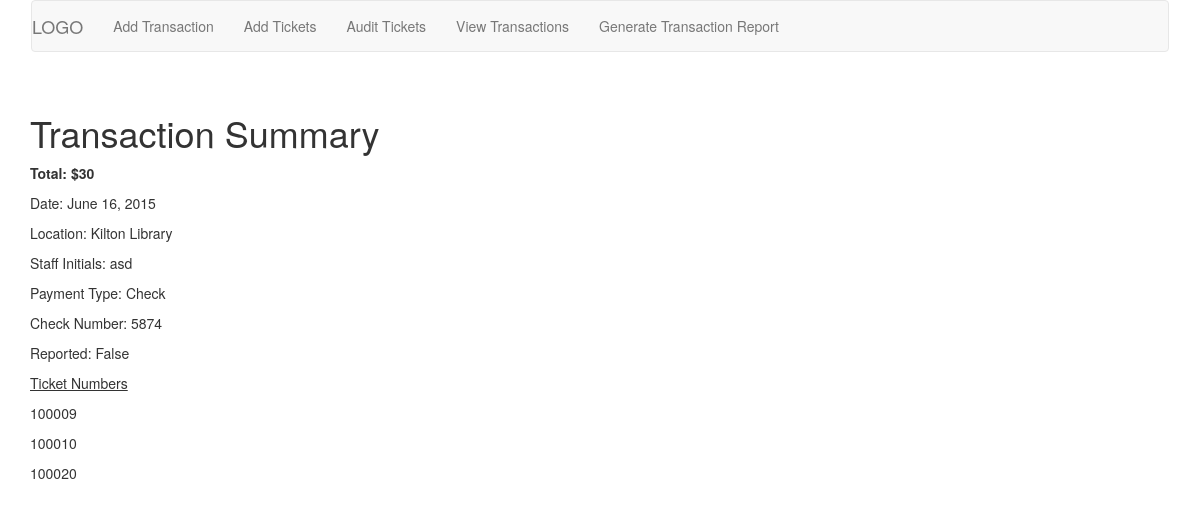
Page /transactions/detail/15/ on the committed database.
### ticket_app/models.py (models this page shows, shortened)
class Transactions(models.Model):
    class Meta:
        verbose_name_plural = "Transactions"
    date = models.DateField(auto_now_add=True)
    location = models.ForeignKey(Locations)
    payment_type = models.ForeignKey(PaymentTypes)
    check_number = models.PositiveIntegerField(null=True, blank=True)
    reported = models.BooleanField(default=False)
    staff_initials = models.CharField(max_length=4)
    def total(self):
        tickets = Tickets_Transactions.objects.filter(transactions=self.id).count()
        total = tickets * 10
        return total
    date_reported = models.DateField(blank=True, null=True)

class Locations(models.Model):
    class Meta:
        verbose_name_plural = "Locations"
    name = models.CharField(max_length=255, unique=True)
    def __unicode__(self):
        return self.name

class PaymentTypes(models.Model):
    class Meta:
        verbose_name_plural = "Payment Types"
    type = models.CharField(max_length=255, unique=True)
    def __unicode__(self):
        return self.type

class Tickets_Transactions(models.Model):
    class Meta:
        verbose_name_plural = "Tickets and Transactions"
    ticket = models.OneToOneField(Tickets, unique=True)
    transactions = models.ForeignKey(Transactions)

class Tickets(models.Model):
    class Meta:
        verbose_name_plural = "Tickets"
    ticket_number = models.PositiveIntegerField(unique=True)
    date_entered = models.DateField(auto_now_add=True)
    sold = models.BooleanField(default=False)
    date_sold = models.DateField(blank=True, null=True)
    location = models.ForeignKey(Locations)
    def __unicode__(self):
        return str(self.ticket_number)

### ticket_app/views.py (the view)
# urls.py: url(r'^detail/(?P<pk>\d+)/?$', views.TransactionDetail.as_view(), name="Transaction Detail"),
class TransactionDetail(generic.DetailView):
    model = Transactions
    context_object_name = "transaction"
    template_name = "ticket_app/transaction_detail.html"
    def get_context_data(self, **kwargs):
        context = super(TransactionDetail, self).get_context_data(**kwargs)
        context['transaction_tickets'] = Tickets_Transactions.objects.filter(transactions = context['transaction'].id)
        return context

### ticket_app/templates/ticket_app/transaction_detail.html
{% include "ticket_app/header.html" %}
<h1>Transaction Summary</h1>
<p><strong>Total: ${{ object.total }}</strong></p>
<p>Date: {{ object.date | date }}</p>
<p>Location: {{ object.location }}</p>
<p>Staff Initials: {{object.staff_initials }}</p>
<p>Payment Type: {{object.payment_type }}</p>
<p>Check Number: {{ object.check_number }}</p>
<p>Reported: {{ object.reported }}</p>
<p><u>Ticket Numbers</u></p>
{% for ticket in transaction_tickets %}
<p>{{ ticket.ticket }}</p>
{% endfor %}
{% include "ticket_app/footer.html" %}

### rows in the picture
Transactions: total "30", date "June 16, 2015", location "Kilton Library", staff_initials "asd", payment_type "Check", check_number "5874", reported "False"
Tickets_Transactions: ticket "100009"
Tickets_Transactions: ticket "100010"
Tickets_Transactions: ticket "100020"
